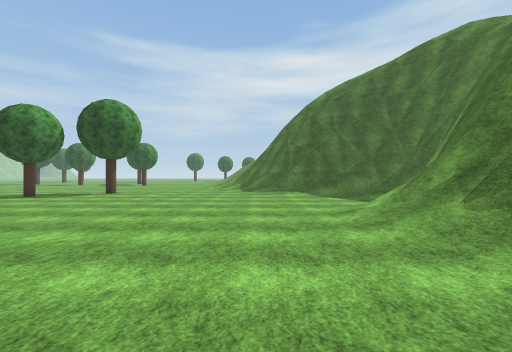
view 1 (above)

12 first-person views from a walk through a 3-D level made in the Unity game engine. The camera is 1.3 m above the floor, looks level and sees 90° across. Doors are open. The floor is counted in squares, 2 m on a side. Each view is taken from the middle of a square. On the plan, view 1 faces up. The plan holds only what a view shows up to about 9 squares ahead; the rest is blank. The place goes on beyond the plan. Some trees and plants on the terrain are drawn as simple stand-ins. The player character is not drawn. Some animated figures are not drawn. Some surface patterns are stand-ins.

view 2
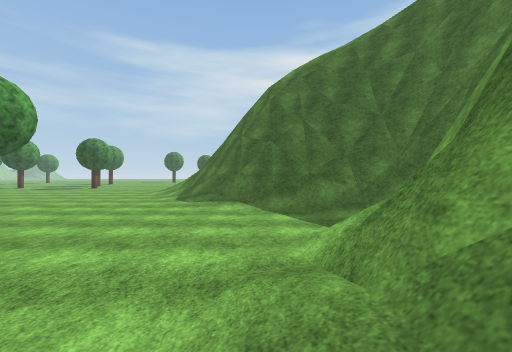

view 3
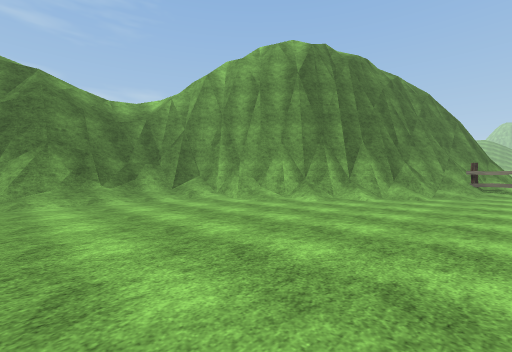

view 4
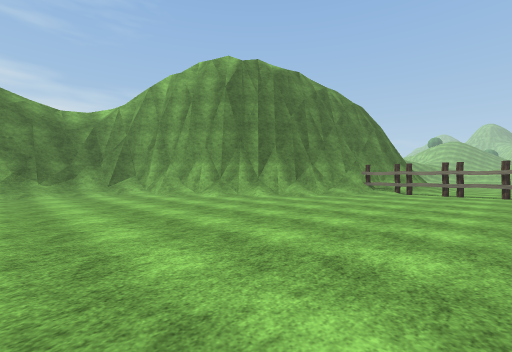

view 5
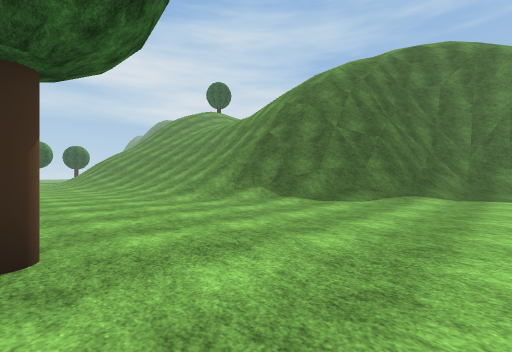

view 6
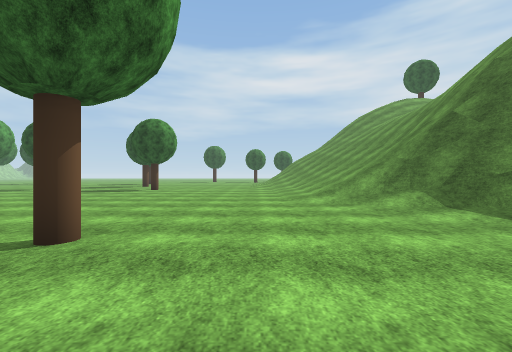

view 7
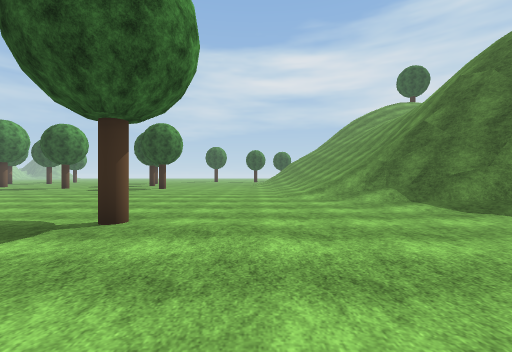

view 8
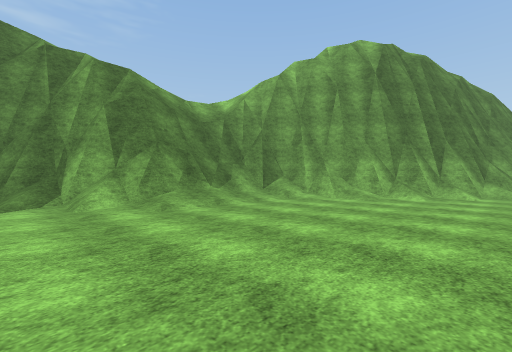

view 9
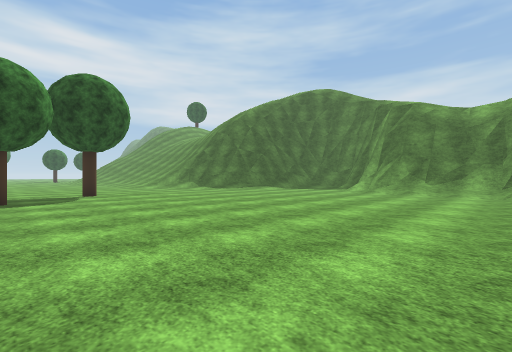

view 10
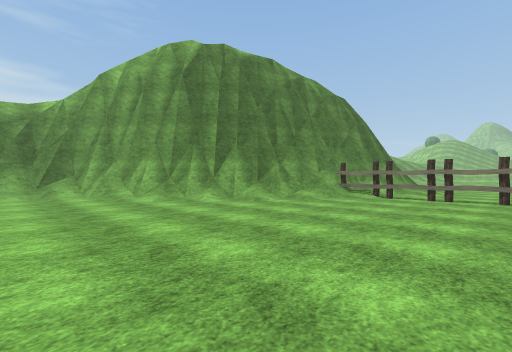

view 11
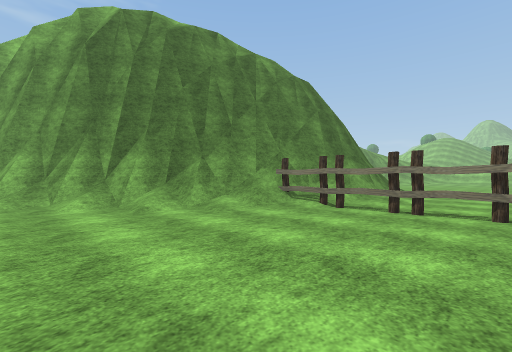

view 12
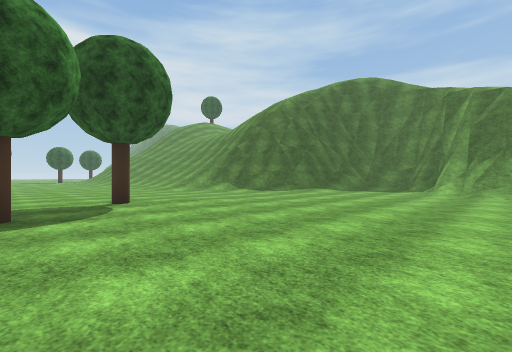

### Floor plan
Key: @ floor where view 1 was taken; # wall or solid block; . floor; / step, stairs or slope; = window, fence, low wall or low ledge; v drop or lower ground; T tree.
Columns run from 8 left of view 1 to 8 right of it. Each row starts with its distance up from view 1.
 16 ......///#=
 15 ......///#=
 14 ....../=vv/
 13 ......./##v
 12 ......../##vvv
 11 ......../###vvvv
 10 ..T......//####v
  9 T..........//##v/
  8 ............./#v/
  7 ............/##v
  6 .........../##v/
  5 ...........=#v/
  4 ........../#v/
  3 ........../=#/
  2 .........../#/
  1 ........../##
  0 ........@=##
 -1 ......./###v
 -2 ....../## v/
 -3 ...../##vv/
 -4 ...../# v/
 -5 ..../##v/
 -6 #===###v/
 -7 .../##v/
 -8 ...=#v/
 -9 ...##v
-10 ...##

Where each view was taken, in squares from view 1:
view 1: 0 up, 0 right, facing up
view 2: 3 up, 2 right, facing up
view 3: 5 up, 5 left, facing down-right
view 4: 4 up, 8 left, facing down-right
view 5: 8 up, 6 left, facing up-right
view 6: 8 up, 4 left, facing up
view 7: 7 up, 4 left, facing up
view 8: 7 up, 3 left, facing down-right
view 9: 1 up, 8 left, facing up-right
view 10: 2 up, 8 left, facing down-right
view 11: 1 down, 8 left, facing down-right
view 12: 4 up, 8 left, facing up-right
